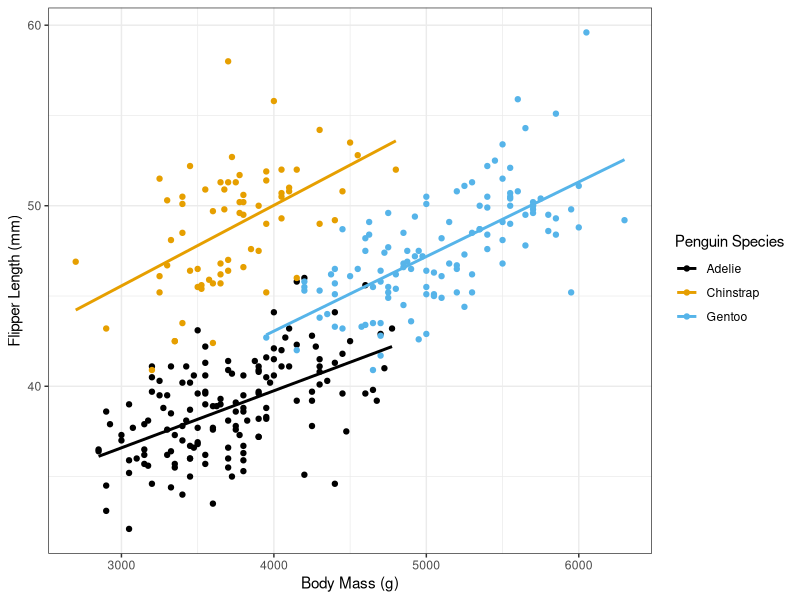

Write the R code that produced this figure.
## ---- chunk 1
#| echo: true
#| message: false
#| warning: false

library(dplyr)
library(tidyr)
library(palmerpenguins)
library(ggplot2)
library(ggthemes)

penguins %>%
  drop_na() %>%
  ggplot(aes(x = body_mass_g, y = bill_length_mm), color = species) +
  geom_point(aes(color = species))+
  geom_smooth(method = "lm", se = FALSE, aes(color = species)) +
  scale_color_colorblind() +
  theme_bw() +
  labs(
    x = "Body Mass (g)",
    y = "Flipper Length (mm)",
    color = "Penguin Species"
  )
